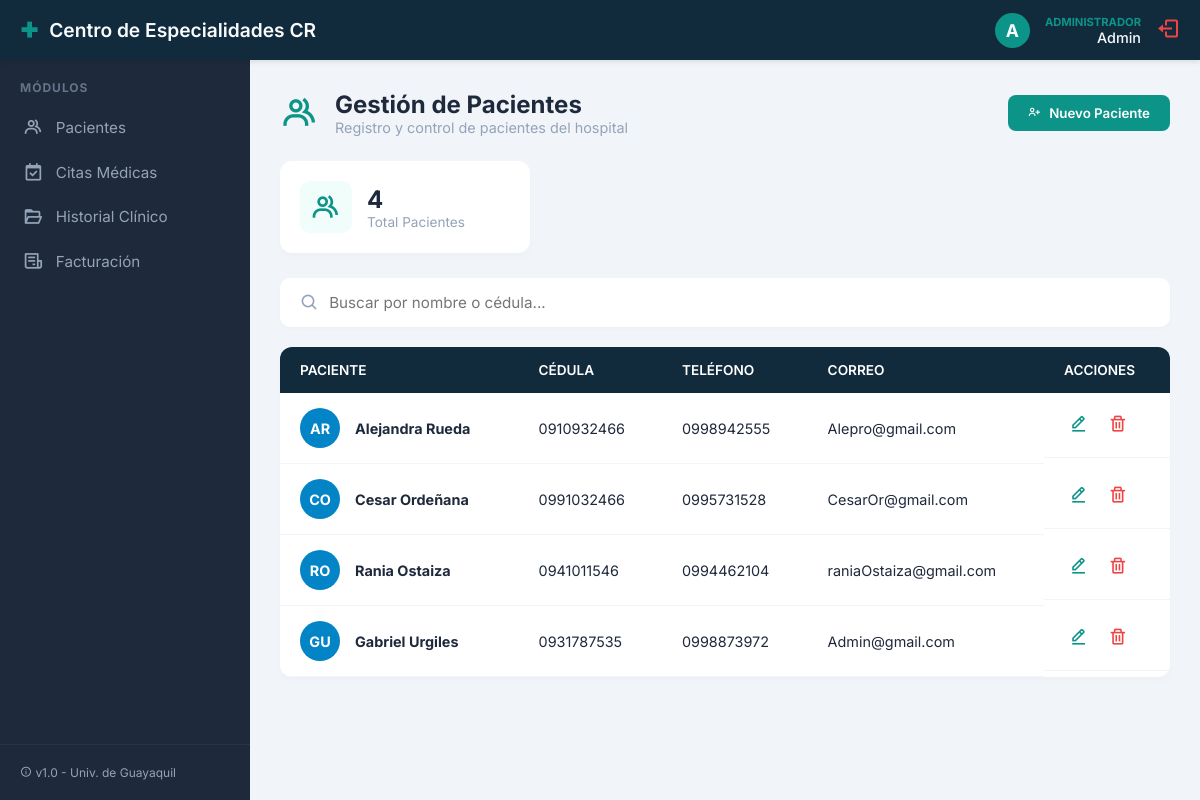
/public/index.php?url=pacientes (signed in), run on the app's committed database.
### tables this page shows
CREATE TABLE `pacientes` (
  `id` int(11) NOT NULL,
  `cedula_identidad` varchar(20) NOT NULL,
  `nombre` varchar(100) NOT NULL,
  `apellido` varchar(100) NOT NULL,
  `fecha_nacimiento` date NOT NULL,
  `telefono` varchar(20) NOT NULL,
  `correo` varchar(100) DEFAULT NULL,
  `created_at` timestamp NOT NULL DEFAULT current_timestamp()
);

### app/controller/PacienteController.php (called while the page is built, shortened)
<?php
require_once '../app/models/Paciente.php';
class PacienteController {
    public function index() {
        $pacientes = Paciente::listarTodos();
        $totalPacientes = Paciente::contarTotal();
        require_once '../app/views/pacientes.php';
    }
}

### app/models/Paciente.php (called while the page is built, shortened)
<?php
class Paciente {
    public static function listarTodos() {
        $db = Database::conectar();
        $stmt = $db->query("SELECT * FROM pacientes ORDER BY id DESC");
        return $stmt->fetchAll();
    }
    public static function contarTotal() {
        $db = Database::conectar();
        $stmt = $db->query("SELECT COUNT(*) as total FROM pacientes");
        return $stmt->fetch()['total'];
    }
}

### app/views/pacientes.php (the view, shortened to what this page needs)
<?php require_once 'layouts/header.php'; ?>
<?php require_once 'layouts/sidebar.php'; ?>
<link rel="stylesheet" href="<?= URL_BASE ?>css/pacientes.css">
<div class="page-content">
    <div class="page-header">
        <div class="page-title">
            <i class='bx bx-group'></i>
            <div>
                <h2>Gestión de Pacientes</h2>
                <p>Registro y control de pacientes del hospital</p>
            </div>
        </div>
        <button class="btn-primary" onclick="abrirModal()">
            <i class='bx bx-user-plus'></i> Nuevo Paciente
        </button>
    </div>
    <div class="indicator-cards">
        <div class="card-stat">
            <i class='bx bx-group'></i>
            <div class="stat-info">
                <h3><?= $totalPacientes ?></h3>
                <p>Total Pacientes</p>
            </div>
        </div>
    </div>
    <div class="search-bar">
        <i class='bx bx-search'></i>
        <input type="text" id="buscadorPacientes" placeholder="Buscar por nombre o cédula...">
    </div>
    <div class="table-container">
        <table class="data-table">
            <thead>
                <tr>
                    <th>PACIENTE</th>
                    <th>CÉDULA</th>
                    <th>TELÉFONO</th>
                    <th>CORREO</th>
                    <th>ACCIONES</th>
                </tr>
            </thead>
            <tbody>
                <?php if (empty($pacientes)): ?>
                    <tr>
                        <td colspan="5" style="text-align: center;">No hay pacientes registrados.</td>
                    </tr>
                <?php else: ?>
                    <?php foreach ($pacientes as $p): ?>
                        <tr class="fila-paciente">
                            <td>
                                <div class="patient-cell">
                                    <div class="patient-avatar"><?= substr($p['nombre'], 0, 1) . substr($p['apellido'], 0, 1) ?></div>
                                    <div>
                                        <strong><?= $p['nombre'] . ' ' . $p['apellido'] ?></strong>
                                    </div>
                                </div>
                            </td>
                            <td><?= $p['cedula_identidad'] ?></td>
                            <td><?= $p['telefono'] ?></td>
                            <td><?= $p['correo'] ?: 'N/A' ?></td>
                            <td class="actions-cell">
                                <button class="btn-icon edit" onclick="abrirModalEditar(<?= htmlspecialchars(json_encode($p)) ?>)">
                                    <i class='bx bx-edit-alt'></i>
                                </button>
                                <button class="btn-icon delete" onclick="confirmarEliminacion(<?= $p['id'] ?>)">
                                    <i class='bx bx-trash'></i>
                                </button>
                            </td>
                        </tr>
                    <?php endforeach; ?>
                <?php endif; ?>
            </tbody>
        </table>
    </div>
</div>
<?php require_once 'layouts/footer.php'; ?>

### public/css/global.css (style rules this page uses)
:root { --primary-color: #0d9488; --bg-dark-blue: #112B3C; --bg-sidebar: #1e293b; --bg-body: #f1f5f9; --text-dark: #1e293b; --text-light: #f8fafc; --text-muted: #94a3b8; }
* { margin: 0; padding: 0; box-sizing: border-box; font-family: 'Inter', sans-serif; }
body { background-color: var(--bg-body); color: var(--text-dark); }

### public/css/pacientes.css (style rules this page uses)
.page-content { padding-bottom: 40px; }
.page-header { display: flex; justify-content: space-between; align-items: center; margin-bottom: 25px; }
.page-title { display: flex; align-items: center; gap: 15px; }
.page-title i { font-size: 2.5rem; color: var(--primary-color); }
.page-title h2 { font-size: 1.5rem; color: var(--text-dark); }
.page-title p { color: var(--text-muted); font-size: 0.9rem; }
.btn-primary { background-color: var(--primary-color); color: white; border: none; padding: 10px 20px; border-radius: 8px; cursor: pointer; font-weight: 600; display: flex; align-items: center; gap: 8px; transition: 0.3s; }
.indicator-cards { display: flex; gap: 20px; margin-bottom: 25px; }
.card-stat { background: white; padding: 20px; border-radius: 12px; display: flex; align-items: center; gap: 15px; box-shadow: 0 4px 6px rgba(0,0,0,0.02); min-width: 250px; }
.card-stat i { font-size: 2rem; color: var(--primary-color); background: #f0fdfa; padding: 10px; border-radius: 10px; }
.stat-info h3 { font-size: 1.5rem; color: var(--text-dark); }
.stat-info p { font-size: 0.85rem; color: var(--text-muted); }
.search-bar { background: white; padding: 15px 20px; border-radius: 10px; margin-bottom: 20px; display: flex; align-items: center; gap: 10px; box-shadow: 0 2px 4px rgba(0,0,0,0.02); }
.search-bar i { color: var(--text-muted); font-size: 1.2rem; }
.search-bar input { border: none; outline: none; width: 100%; font-size: 0.95rem; }
.table-container { background: white; border-radius: 12px; overflow: hidden; box-shadow: 0 4px 6px rgba(0,0,0,0.02); }
.data-table { width: 100%; border-collapse: collapse; }
.data-table th { background-color: var(--bg-dark-blue); color: white; text-align: left; padding: 15px 20px; font-size: 0.85rem; font-weight: 600; }
.data-table td { padding: 15px 20px; border-bottom: 1px solid #f1f5f9; color: var(--text-dark); font-size: 0.9rem; vertical-align: middle; }
.patient-cell { display: flex; align-items: center; gap: 15px; }
.patient-avatar { width: 40px; height: 40px; border-radius: 50%; background: #0284c7; color: white; display: flex; align-items: center; justify-content: center; font-weight: bold; font-size: 0.9rem; }
.actions-cell { display: flex; gap: 10px; }
.btn-icon { background: none; border: none; cursor: pointer; font-size: 1.2rem; padding: 5px; border-radius: 5px; transition: 0.2s; }
.btn-icon.edit { color: var(--primary-color); }
.btn-icon.delete { color: #ef4444; }

### data on the page
pacientes: nombre "A", apellido "R", nombre "Alejandra", apellido "Rueda", cedula_identidad "0910932466", telefono "0998942555", correo "Alepro@gmail.com"
pacientes: nombre "C", apellido "O", nombre "Cesar", apellido "Ordeñana", cedula_identidad "0991032466", telefono "0995731528", correo "CesarOr@gmail.com"
pacientes: nombre "R", apellido "O", nombre "Rania", apellido "Ostaiza", cedula_identidad "0941011546", telefono "0994462104", correo "raniaOstaiza@gmail.com"
pacientes: nombre "G", apellido "U", nombre "Gabriel", apellido "Urgiles", cedula_identidad "0931787535", telefono "0998873972", correo "Admin@gmail.com"

### other printed values
substr($_SESSION['usuario_nombre'], 0, 1) "A"
$_SESSION['usuario_rol'] "ADMINISTRADOR"
$_SESSION['usuario_nombre'] "Admin"
$totalPacientes "4"
